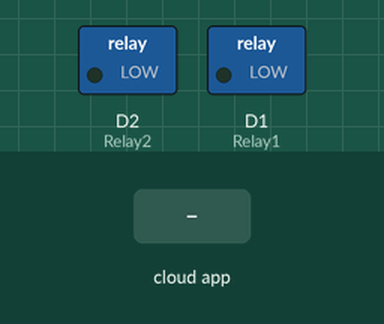
Bench run of a sketch on a simulated ESP8266 (NodeMCU). Parts: switched loads named in the sketch (green lamp = pin HIGH). The test bench sets the inputs (shaded band). WiFi joins after 1.5 s; servers stay silent unless stated; EEPROM starts erased; no MQTT or app messages arrive unless stated; what the sketch prints to the serial monitor is not drawn.

Above: at 2.7 s.
2.8 s: the phone or cloud app sets bedroom-light to 0
4.3 s: the phone or cloud app sets bedroom-light to 1
At 5.6 s:
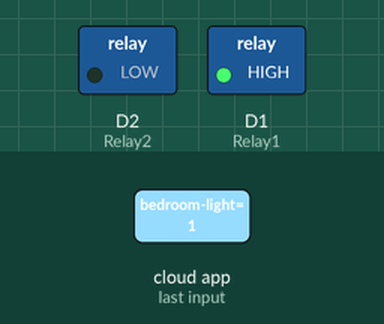
Timing chart, 0 to 7.3 s (numbered marks = the images above; inputs shaded):
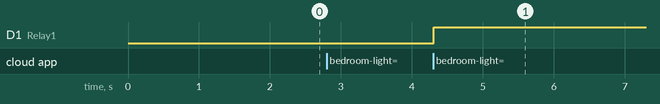

Measured:
- after the input at 2.8 s, every drawn part: stays the same
- after the input at 4.3 s, D1 (Relay1): LOW → HIGH at once

The sketch:

adafruit-mqtt-subscribe.ino
```cpp
// Adafruit.io docs: https://learn.adafruit.com/mqtt-adafruit-io-and-you/intro-to-adafruit-mqtt

#include <ESP8266WiFi.h>
#include "Adafruit_MQTT.h"
#include "Adafruit_MQTT_Client.h"
#include <EEPROM.h>

#define WLAN_SSID "YOUR SSID" //insert SSID
#define WLAN_PASS "YOUR PASS"  //insert password

#define AIO_SERVER      "io.adafruit.com"
#define AIO_SERVERPORT  1883
#define AIO_USERNAME    "YOUR ADAFRUIT USER"
#define AIO_KEY         "YOUR ADAFRUIT KEY"

#define MQTT_CONN_KEEPALIVE 180

#define Relay1            D1
#define Relay2            D2

// Create an ESP8266 WiFiClient class to connect to the MQTT server.
WiFiClient client;

// Setup the MQTT client class by passing in the WiFi client and MQTT server and login details.
Adafruit_MQTT_Client mqtt(&client, AIO_SERVER, AIO_SERVERPORT, AIO_USERNAME, AIO_KEY);

// Setup a feed called 'onoff' for subscribing to changes.
Adafruit_MQTT_Subscribe light = Adafruit_MQTT_Subscribe(&mqtt, AIO_USERNAME"/feeds/bedroom-light"); // set adafruit FeedName
Adafruit_MQTT_Subscribe fan = Adafruit_MQTT_Subscribe(&mqtt, AIO_USERNAME"/feeds/bedroom-fan"); // set adafruit FeedName

void setup() {

  pinMode(Relay1, OUTPUT);
  pinMode(Relay2, OUTPUT);

  EEPROM.begin(512);
  lastState(); //recover last state of relays

  Serial.begin(115200);
  delay(10);

  // Connect to WiFi access point.
  Serial.println(); Serial.println();
  Serial.print("Connecting to ");
  Serial.println(WLAN_SSID);

  WiFi.begin(WLAN_SSID, WLAN_PASS);
  while (WiFi.status() != WL_CONNECTED) {
    delay(500);
    Serial.print(".");
  }
  Serial.println();

  Serial.println("WiFi connected");
  Serial.println("IP address: "); Serial.println(WiFi.localIP());

  // Setup MQTT subscription for onoff feed.
  mqtt.subscribe(&light);
  mqtt.subscribe(&fan);
}

void loop() {

  MQTT_connect();

  // this is our 'wait for incoming subscription packets' busy subloop
  // try to spend your time here

  Adafruit_MQTT_Subscribe *subscription;
  while ((subscription = mqtt.readSubscription(5000))) {
    if (subscription == &light) {
      Serial.print(F("Got: "));
      Serial.println((char *)light.lastread);

      if (EEPROM.read(0) == 1){
        digitalWrite(Relay1, HIGH);
        EEPROM.write(0, 0);
      }
      else {
        digitalWrite(Relay1, LOW);
        EEPROM.write(0, 1);
      }
    }
    if (subscription == &fan) {
      Serial.print(F("Got: "));
      Serial.println((char *)fan.lastread);

      if (EEPROM.read(1) == 1){
        digitalWrite(Relay2, HIGH);
        EEPROM.write(1, 0);
      }
      else {
        digitalWrite(Relay2, LOW);
        EEPROM.write(1, 1);
      }
    }
  }

  // ping the server to keep the mqtt connection alive
  if(! mqtt.ping()) {
    mqtt.disconnect();
  }

}

//Functions

// Function to connect and reconnect as necessary to the MQTT server.
// Should be called in the loop function and it will take care if connecting.
void MQTT_connect() {
  int8_t ret;

  // Stop if already connected.
  if (mqtt.connected()) {
    return;
  }

  Serial.print("Connecting to MQTT... ");

  while ((ret = mqtt.connect()) != 0) { // connect will return 0 for connected
       Serial.println(mqtt.connectErrorString(ret));
       Serial.println("Retrying MQTT connection in 5 seconds...");
       mqtt.disconnect();
       delay(5000);  // wait 5 seconds
  }
  Serial.println("MQTT Connected!");
}

void lastState() {
  if (EEPROM.read(0) == 0){
    EEPROM.write(0, 1);
  }
  else {
    EEPROM.write(0, 0);
  }
  if (EEPROM.read(1) == 0){
    EEPROM.write(1, 1);
  }
  else {
    EEPROM.write(1, 0);
  }

}
```
